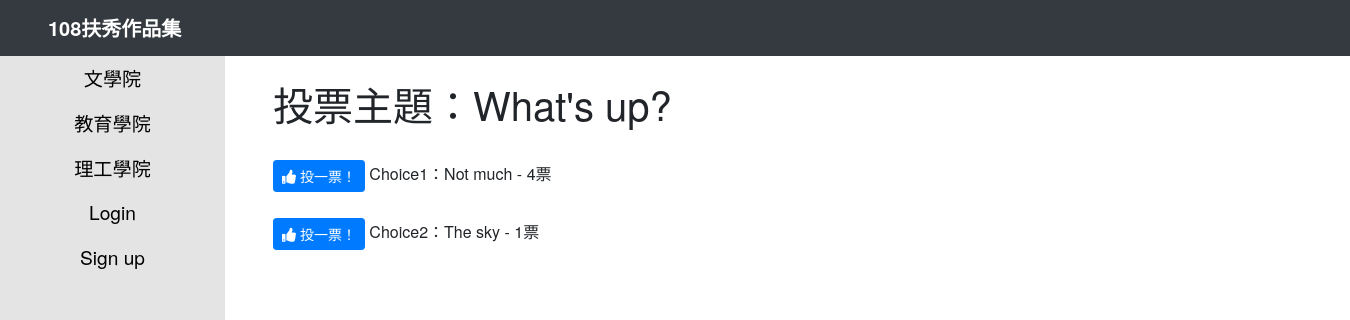
Page /polls/1/ on the earlier database version.
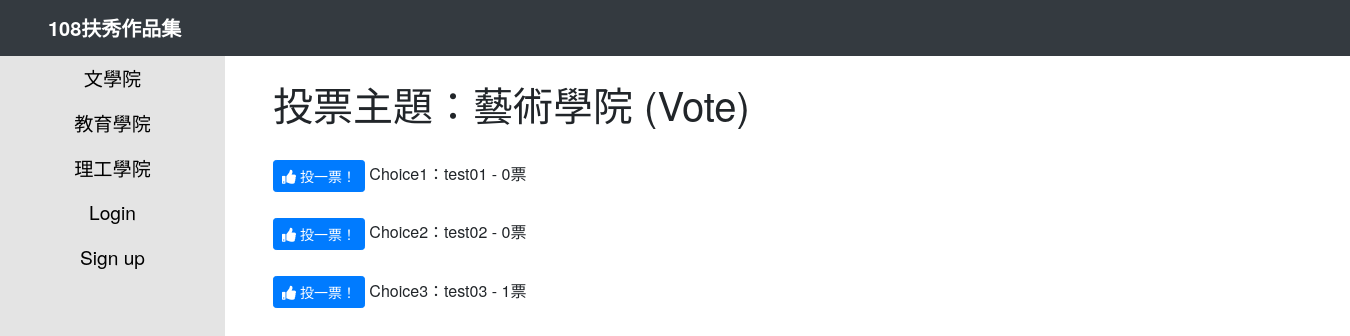
Same page on the later database version.
### polls/models.py (models this page shows, shortened)
class Question(models.Model):
	question_text = models.CharField(max_length=200)
	pub_date = models.DateTimeField('date published')
	def was_published_recently(self):
		now = timezone.now()
		return now >= self.pub_date >= now - datetime.timedelta(days=1)
	was_published_recently.admin_order_field = 'pub_date'
	was_published_recently.boolean = True
	was_published_recently.short_description = 'Published recently?'
	list_filter = ['pub_date']
	search_fields = ['question_text']

class Choice(models.Model):
	question = models.ForeignKey("polls.Question", on_delete=models.CASCADE)
	choice_text = models.CharField(max_length=200)
	votes = models.IntegerField(default=0)

### polls/views.py (the view)
# urls.py: path('<int:question_id>/', views.detail, name='detail'),
def detail(request, question_id):
	question = get_object_or_404(Question, pk=question_id)
	messages.success(request, '注意：\\n\\n送出後，就無法修改投票囉！')
	return render(request, 'polls/detail.html', {'question': question})

### templates/polls/detail.html (shortened to what this page needs)
{% extends "layout/base.html" %}
{% block content %}
<h1>投票主題：{{ question.question_text }}</h1>
<br>
<form action="{% url 'polls:vote' question.id %}" method="post">
		{% for choice in question.choice_set.all %}
    		<button class="btn btn-primary btn-sm plus-one-btn" name="choice" id="choice_id" value="{{ choice.id }}"><i class="fas fa-thumbs-up"></i>  投一票！</button>
    		<label for="choice{{ forloop.counter }}" > Choice{{ forloop.counter }}：{{ choice.choice_text }} - {{ choice.votes }}票 </label><br><br>
		{% endfor %}
</form>
{% endblock %}

### templates/layout/base.html (shortened to what this page needs)
{% load static %}
<!DOCTYPE html>
<html>
<head>
    <link rel="stylesheet" href="https://stackpath.bootstrapcdn.com/bootstrap/4.4.1/css/bootstrap.min.css">
    <link rel="stylesheet" href="{% static "vendor/fontawesome/css/all.css" %}">
    <link rel="stylesheet" href="{% static "css/style.css" %}">
</head>
<body>
    <header class="navbar navbar-expand-md navbar-dark bg-dark fixed-top px-md-5">
        <a class="navbar-brand font-weight-bold" href="{% url 'index' %}">
            108扶秀作品集
        </a>
    </header>
    {% include "./_navbar.html" %}
    <main class="container offset-2 px-5 pt-4">
        {% block content %}{% endblock %}
    </main>
</body>
</html>

### templates/layout/_navbar.html (shortened to what this page needs)
{% load static %}
<nav id="sidebar" class="col-2 position-fixed h-100 p-0">
    <ul class="nav flex-column h-100">
        <li>
            <a href="{% url 'portfolios:index' %}" class="nav-link">文學院</a>
        </li>
        <li>
            <a href="{% url 'portfolios:index' %}" class="nav-link">教育學院</a>
        </li>
        <li>
            <a href="{% url 'portfolios:index' %}" class="nav-link">理工學院</a>
        </li>
        {% if request.user.is_superuser %}
            <li>
                <a class="nav-link" href="/admin">後台管理</a>
            </li>
            <li>
                <a class="nav-link" href="{% url 'users:logout' %}">Logout</a>
            </li>
        {% else %}
            <li>
                <a class="nav-link" href="{% url 'users:login' %}">Login</a>
            </li>
            <li>
                <a class="nav-link" href="{% url 'users:register' %}">Sign up</a>
            </li>
        {% endif %}
    </ul>
</nav>

### static/css/style.css (style rules this page uses)
body, input, button, select, textarea { font-family: 'Noto Sans TC', "微軟正黑體", "Helvetica Neue", Helvetica, Arial, "微软雅黑", sans-serif; }
main { margin-top: 56px; }
#sidebar { min-height: 700px; background-color: #E4E4E4; }
#sidebar a { font-size: 1.2rem; text-decoration: none; color: #000; text-align: center; transition: ease-in-out 150ms; }
.plus-one-btn { height: 2rem; }

Differences in the rows shown:
changed Question: question_text "What's up?" → "藝術學院 (Vote)"
changed Choice: choice_text "Not much" → "test01"; votes "4" → "0"
changed Choice: choice_text "The sky" → "test02"; votes "1" → "0"
added Choice: choice_text "test03", votes "1"
